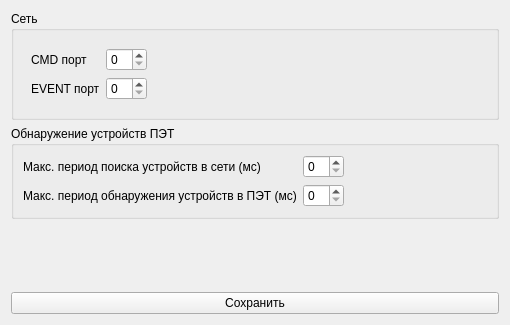
<?xml version="1.0" encoding="UTF-8"?>
<ui version="4.0">
 <class>Main_options</class>
 <widget class="QWidget" name="Main_options">
  <property name="geometry">
   <rect>
    <x>0</x>
    <y>0</y>
    <width>510</width>
    <height>325</height>
   </rect>
  </property>
  <property name="windowTitle">
   <string>Form</string>
  </property>
  <layout class="QVBoxLayout" name="verticalLayout">
   <item>
    <widget class="QGroupBox" name="groupBox_3">
     <property name="title">
      <string>Сеть</string>
     </property>
     <layout class="QHBoxLayout" name="horizontalLayout">
      <item>
       <layout class="QGridLayout" name="gridLayout">
        <property name="leftMargin">
         <number>8</number>
        </property>
        <property name="topMargin">
         <number>8</number>
        </property>
        <property name="rightMargin">
         <number>8</number>
        </property>
        <property name="bottomMargin">
         <number>8</number>
        </property>
        <item row="0" column="1">
         <widget class="QSpinBox" name="sb_port_cmd"/>
        </item>
        <item row="0" column="0">
         <widget class="QLabel" name="label_2">
          <property name="text">
           <string>CMD порт</string>
          </property>
         </widget>
        </item>
        <item row="1" column="1">
         <widget class="QSpinBox" name="sb_port_event"/>
        </item>
        <item row="1" column="0">
         <widget class="QLabel" name="label_3">
          <property name="text">
           <string>EVENT порт</string>
          </property>
         </widget>
        </item>
       </layout>
      </item>
      <item>
       <spacer name="horizontalSpacer">
        <property name="orientation">
         <enum>Qt::Horizontal</enum>
        </property>
        <property name="sizeHint" stdset="0">
         <size>
          <width>40</width>
          <height>20</height>
         </size>
        </property>
       </spacer>
      </item>
     </layout>
    </widget>
   </item>
   <item>
    <widget class="QGroupBox" name="groupBox_4">
     <property name="title">
      <string>Обнаружение устройств ПЭТ</string>
     </property>
     <layout class="QHBoxLayout" name="horizontalLayout_2">
      <item>
       <layout class="QGridLayout" name="gridLayout_2">
        <item row="0" column="0">
         <widget class="QLabel" name="label">
          <property name="text">
           <string>Макс. период поиска устройств в сети (мс)</string>
          </property>
         </widget>
        </item>
        <item row="1" column="0">
         <widget class="QLabel" name="label_4">
          <property name="text">
           <string>Макс. период обнаружения устройств в ПЭТ (мс)</string>
          </property>
         </widget>
        </item>
        <item row="0" column="1">
         <widget class="QSpinBox" name="sb_max_net_timeout"/>
        </item>
        <item row="1" column="1">
         <widget class="QSpinBox" name="sb_max_pet_timeout"/>
        </item>
       </layout>
      </item>
      <item>
       <spacer name="horizontalSpacer_2">
        <property name="orientation">
         <enum>Qt::Horizontal</enum>
        </property>
        <property name="sizeHint" stdset="0">
         <size>
          <width>40</width>
          <height>20</height>
         </size>
        </property>
       </spacer>
      </item>
     </layout>
    </widget>
   </item>
   <item>
    <spacer name="verticalSpacer_2">
     <property name="orientation">
      <enum>Qt::Vertical</enum>
     </property>
     <property name="sizeHint" stdset="0">
      <size>
       <width>20</width>
       <height>40</height>
      </size>
     </property>
    </spacer>
   </item>
   <item>
    <widget class="QPushButton" name="btn_accept">
     <property name="text">
      <string>Сохранить</string>
     </property>
    </widget>
   </item>
  </layout>
 </widget>
 <tabstops>
  <tabstop>sb_port_cmd</tabstop>
  <tabstop>sb_port_event</tabstop>
  <tabstop>sb_max_net_timeout</tabstop>
  <tabstop>sb_max_pet_timeout</tabstop>
  <tabstop>btn_accept</tabstop>
 </tabstops>
 <resources/>
 <connections/>
</ui>
